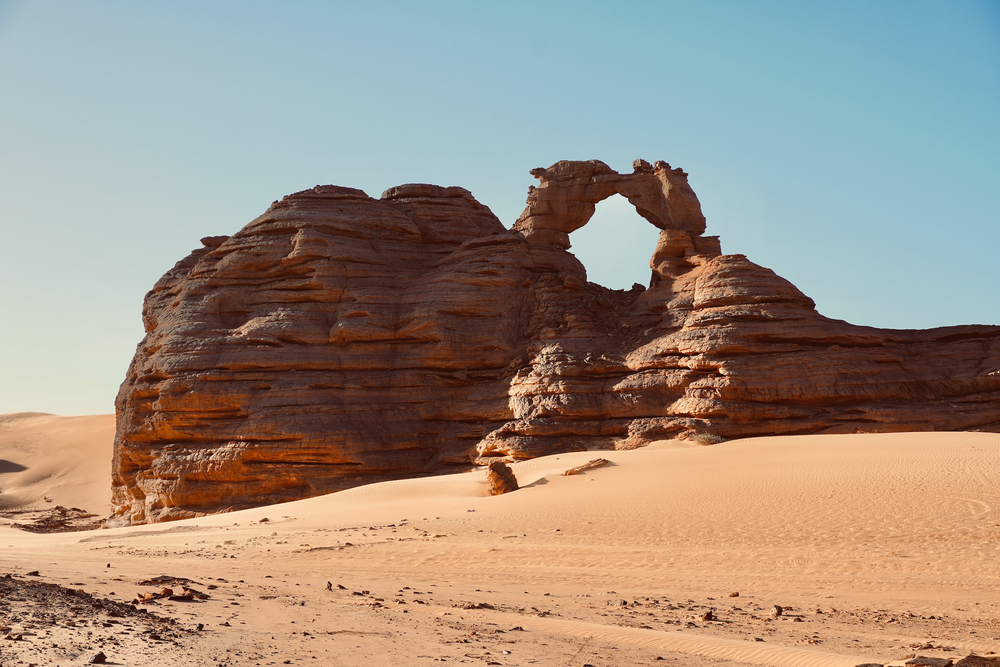
#> input picture lab1/test_image.png, 1000 x 667 px, shrunk from 2400 x 1600 before the run
$ python zad3.py
#> lines starting #> are read from the running program, lines starting #| are printed output that depends on the picture
import cv2
import numpy as np
import matplotlib.pyplot as plt

image = cv2.imread('test_image.png')
#> image is the input picture: shape (667, 1000, 3); mean B, G, R 130.5, 144.1, 158.3
image = cv2.cvtColor(image, cv2.COLOR_BGR2RGB)

# Definicja macierzy transformacji RGB -> YCbCr
ycbcr_matrix = np.array([
    [0.229, 0.587, 0.114],
    [0.500, -0.418, -0.082],
    [-0.168, -0.331, 0.500]
])

# Konwersja obrazu RGB na YCbCr
ycbcr_image = np.dot(image, ycbcr_matrix.T) + [0, 128, 128]
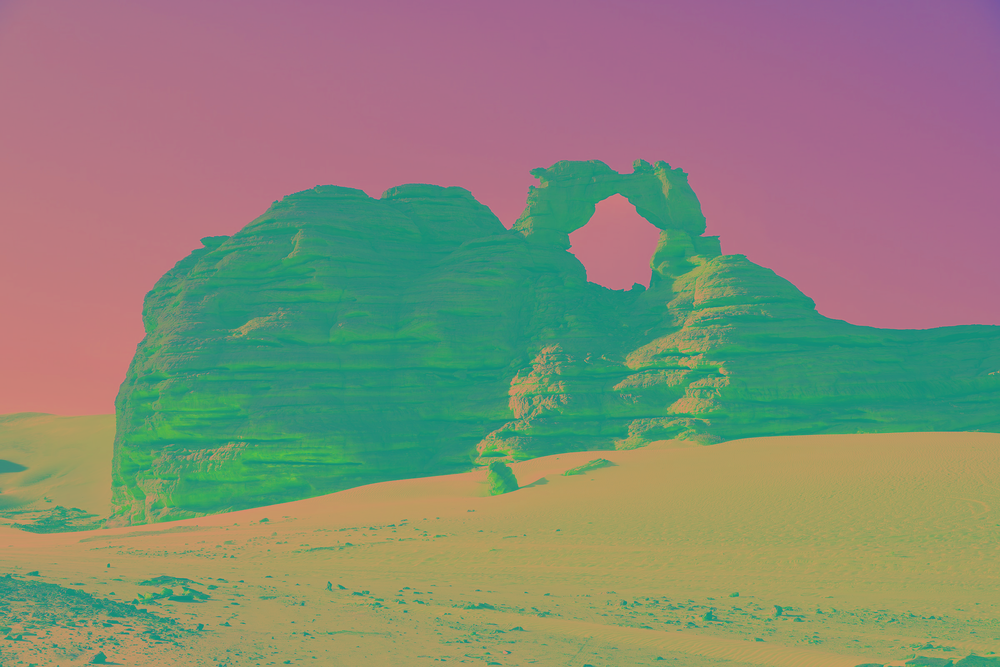
#> ycbcr_image: shape (667, 1000, 3) float64; mean R, G, B 135.7, 136.2, 119
Y, Cr, Cb = cv2.split(ycbcr_image.astype(np.uint8))
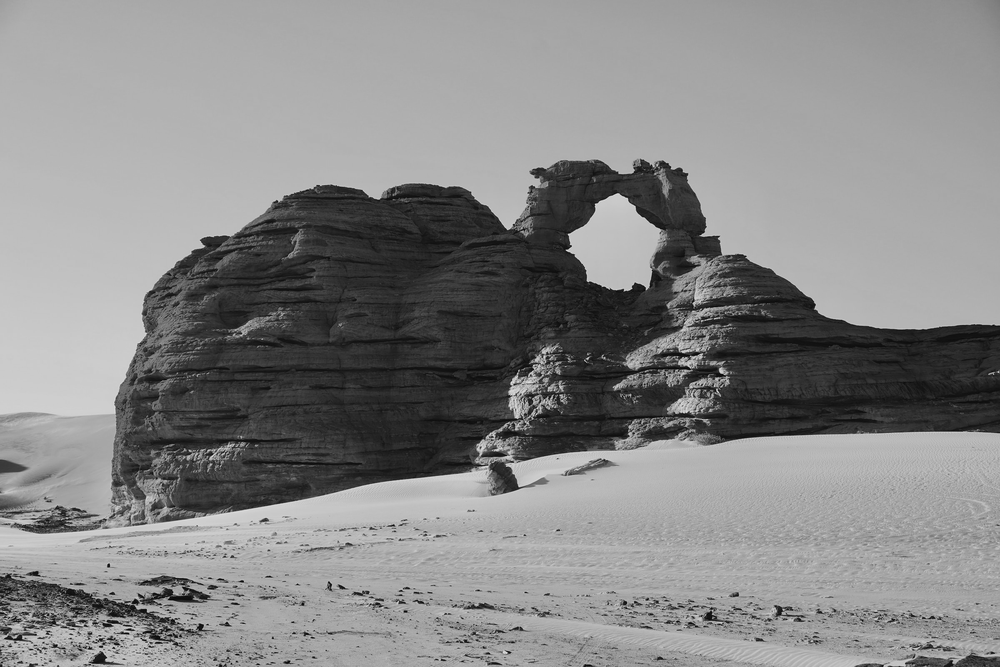
#> Y: shape (667, 1000); min 2, max 225, mean 135.2
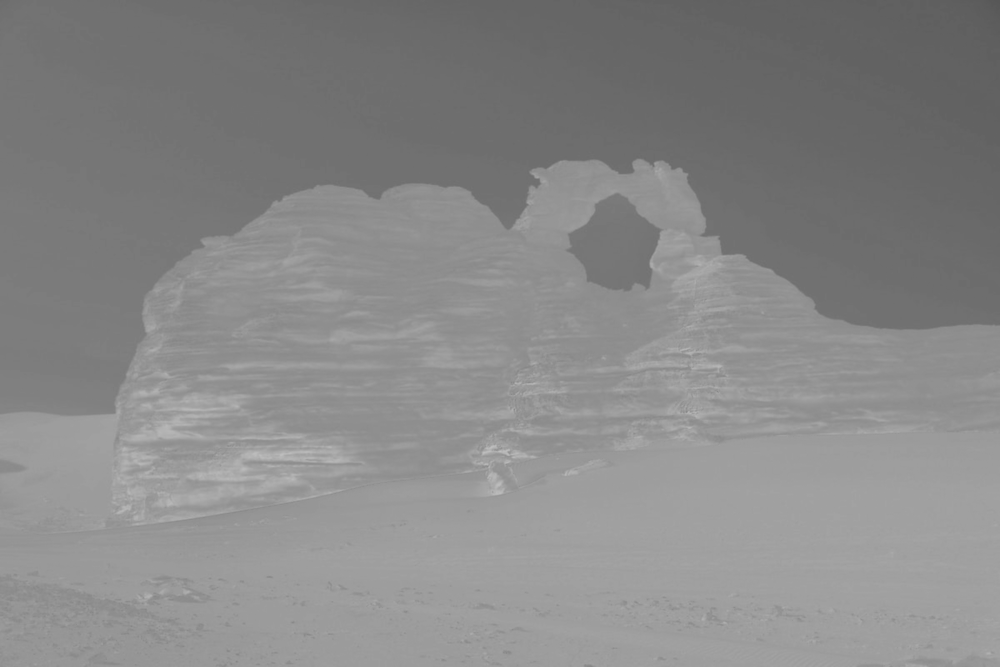
#> Cr: shape (667, 1000); min 87, max 191, mean 135.7
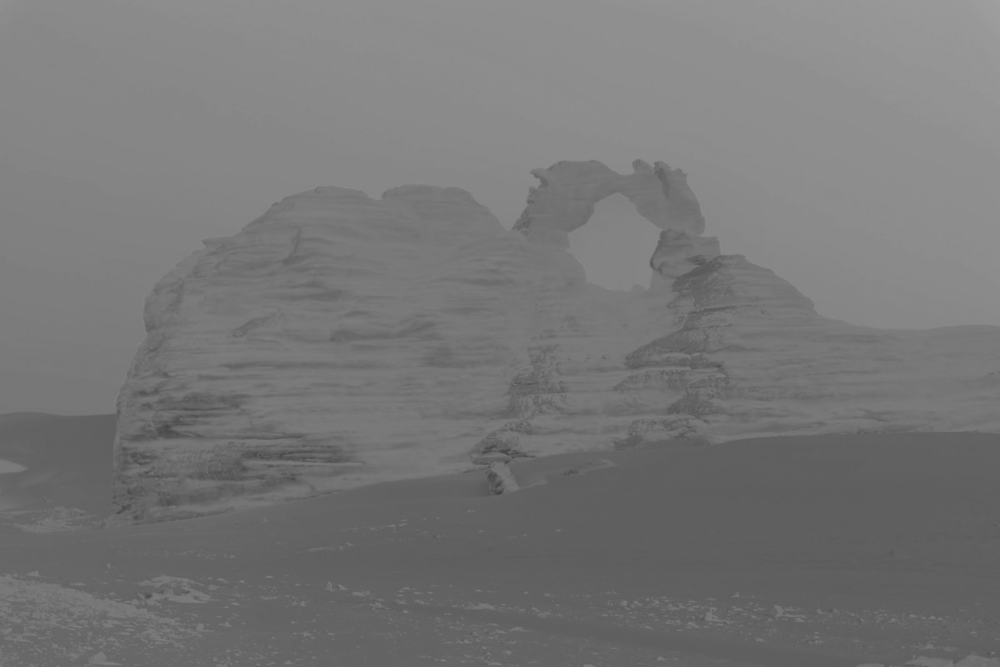
#> Cb: shape (667, 1000); min 65, max 160, mean 118.5

# Definicja macierzy odwrotnej (YCbCr -> RGB)
inverse_matrix = np.linalg.inv(ycbcr_matrix)

# Konwersja odwrotna YCbCr -> RGB
rgb_reconstructed = np.dot(ycbcr_image - [0, 128, 128], inverse_matrix.T)
rgb_reconstructed = np.clip(rgb_reconstructed, 0, 255).astype(np.uint8)

# Wyświetlenie obrazów
plt.figure(figsize=(10, 8))

plt.subplot(2, 3, 1)
plt.title('Oryginalny RGB')
plt.imshow(image)
plt.axis('off')

plt.subplot(2, 3, 2)
plt.title('Składowa Y')
plt.imshow(Y, cmap='gray')
plt.axis('off')

plt.subplot(2, 3, 3)
plt.title('Składowa Cb')
plt.imshow(Cb, cmap='gray')
plt.axis('off')

plt.subplot(2, 3, 4)
plt.title('Składowa Cr')
plt.imshow(Cr, cmap='gray')
plt.axis('off')

plt.subplot(2, 3, 5)
plt.title('Rekonstrukcja RGB')
plt.imshow(rgb_reconstructed)
plt.axis('off')

plt.tight_layout()
plt.show()

$ run again, with lab1/piramidy.jpg saved as lab1/test_image.png
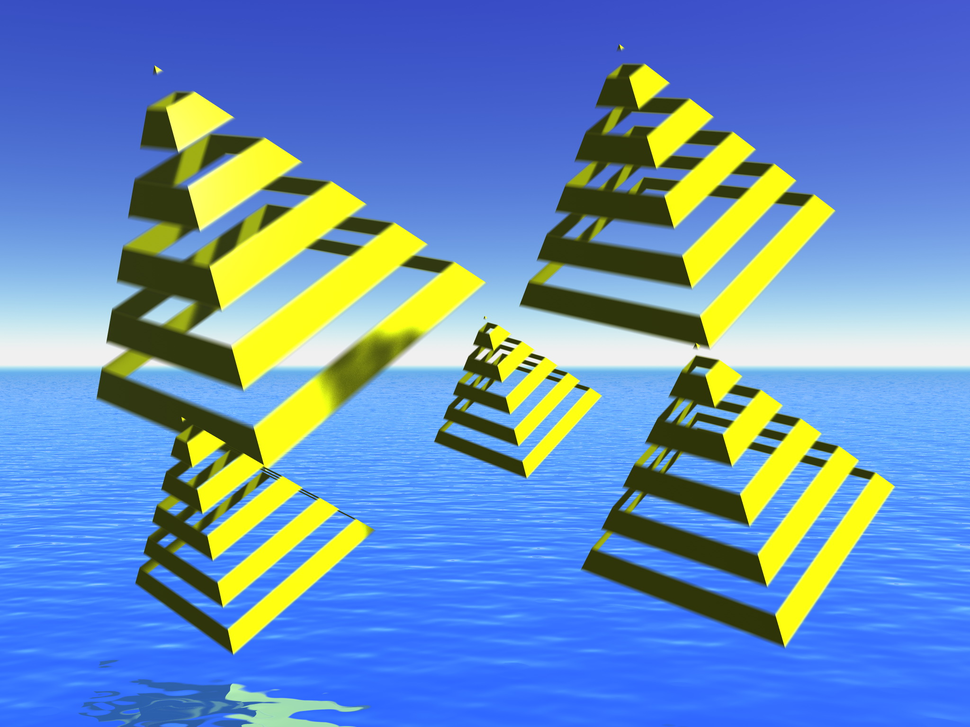
#> input picture lab1/piramidy.jpg, 970 x 727 px, shrunk from 2048 x 1536 before the run
#> image is the input picture: shape (727, 970, 3); mean B, G, R 186.3, 142, 104.5
#> `Y, Cr, Cb = cv2.split(ycbcr_image.astype(np.uint8))`:
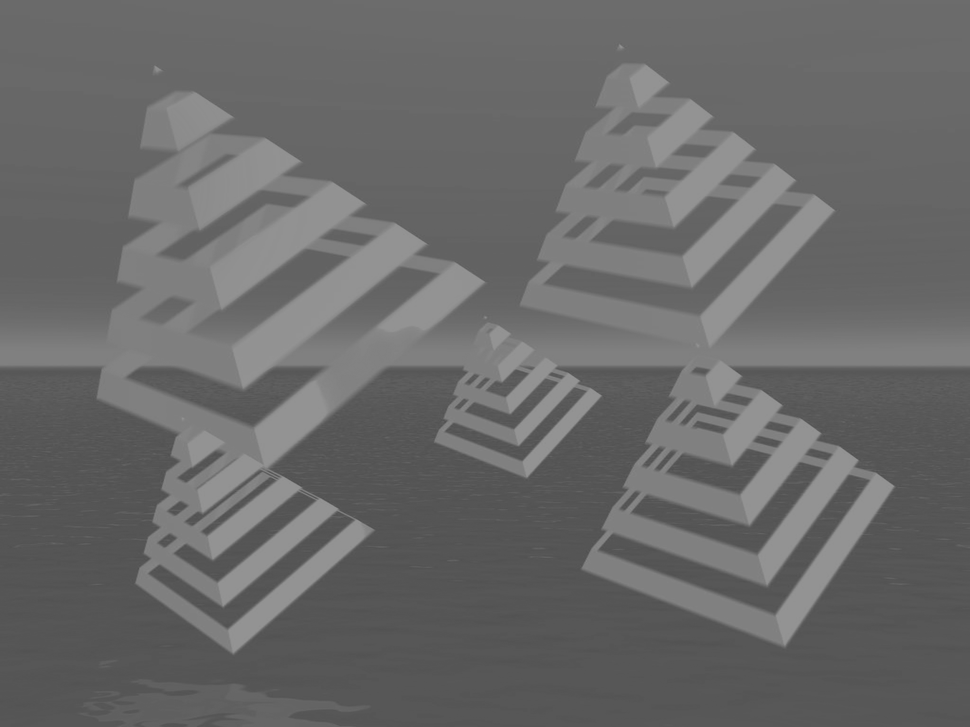
#> Cr: shape (727, 970); min 76, max 149, mean 105.1
#> `Y, Cr, Cb = cv2.split(ycbcr_image.astype(np.uint8))`:
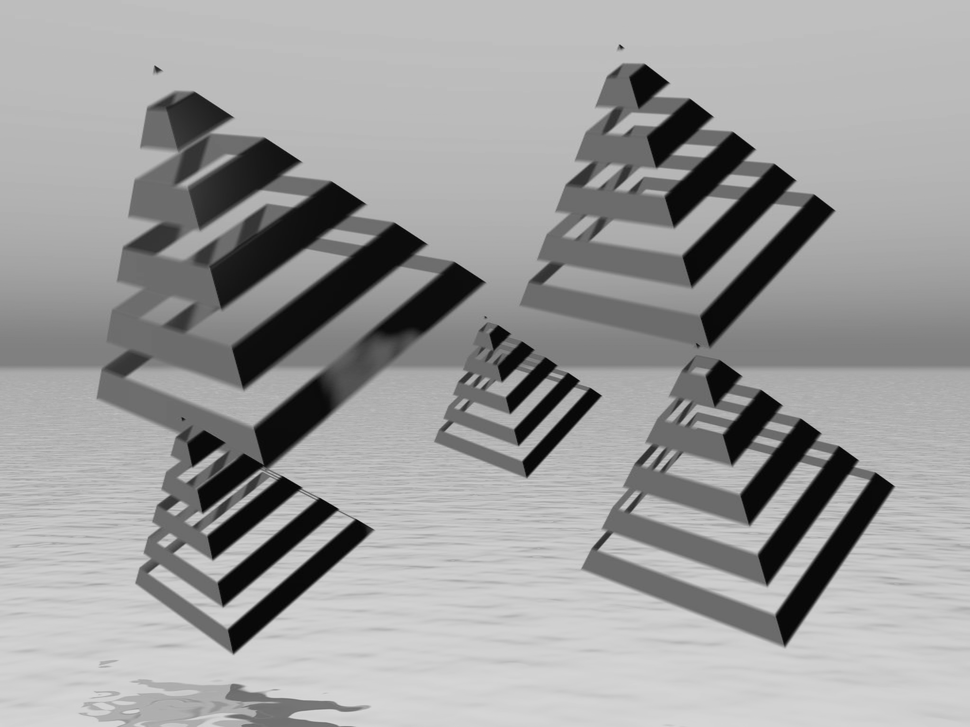
#> Cb: shape (727, 970); min 2, max 216, mean 156.1
